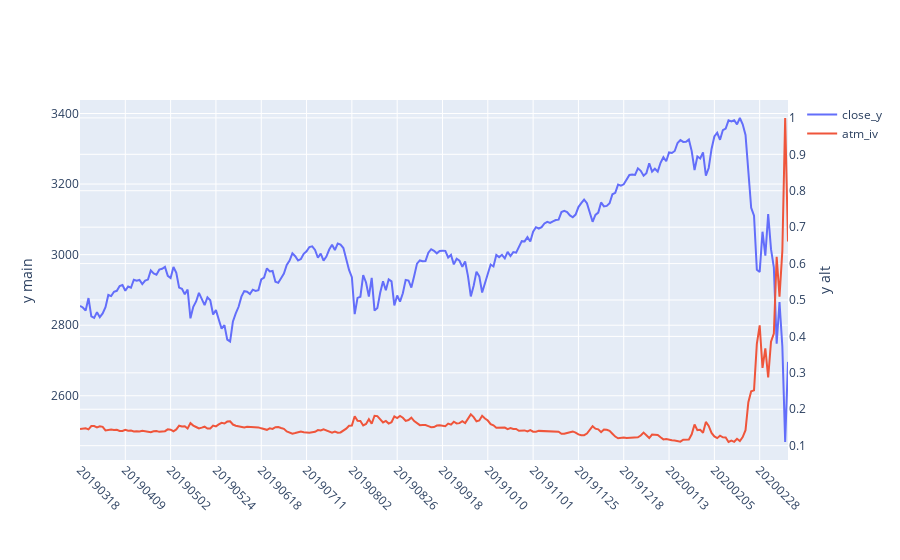
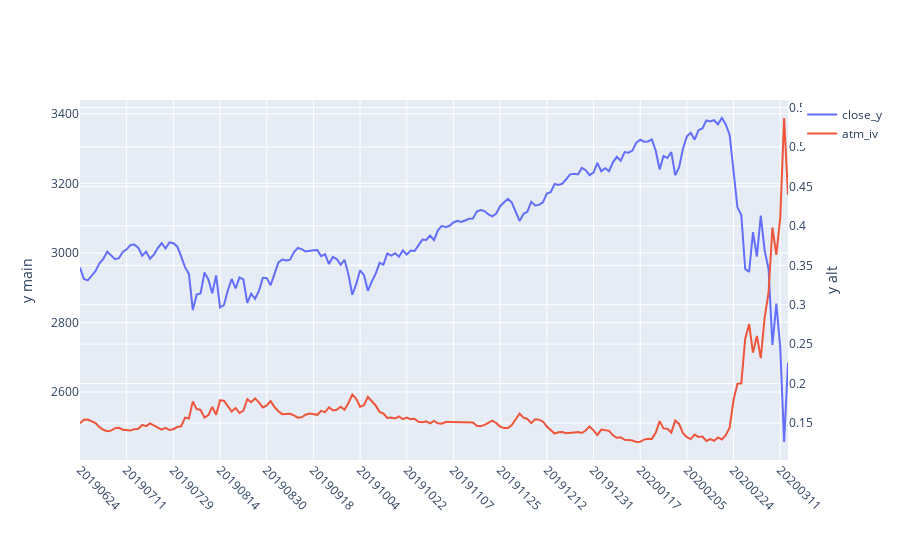
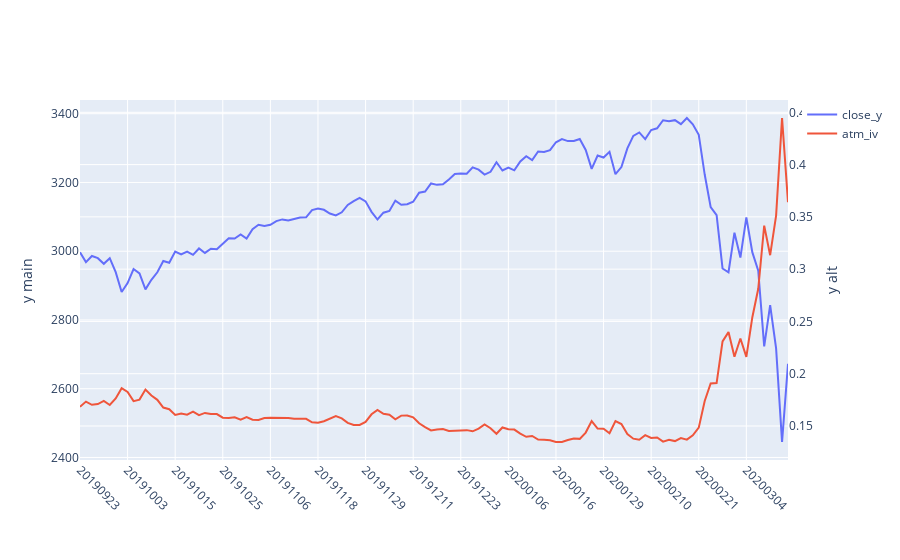
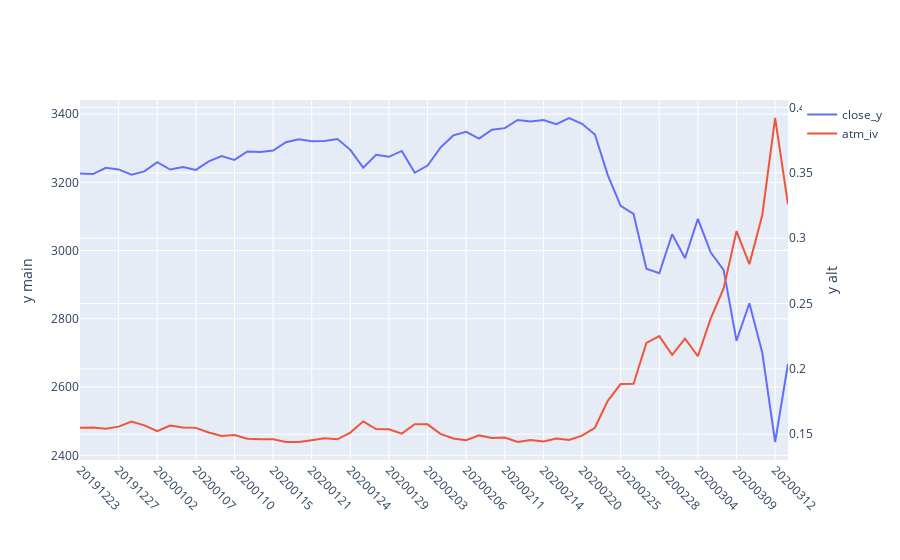

Source (notebook cell) for these figures, in order:
### Code cell
def get_all_implied_info(symbol,contract_num = 2):
    df_implieds = None
    df_even_money = None
    df_vols = None
    ret = {'implieds':df_implieds,'even_money':df_even_money,'vols':df_vols}
    commod = symbol[0:2]
    strike_div = None if commod not in STRIKE_DIVISORS.keys() else STRIKE_DIVISORS[commod]
    df,df_expiry_dates = get_postgres_data(symbol)
    if df is None or len(df)<10:
        print(f'no data for symbol: {symbol}')
        return {'implieds':None,'even_money':None,'vols':None}
    df_implieds = get_implieds(df,df_expiry_dates,symbol,contract_num=contract_num)
    if df_implieds is not None:
        df_ctm_vols = get_closest_to_the_money_vols(df_implieds)
        df_even_money = get_even_moneyness_strikes(df_implieds)
        df_atm_money = df_even_money[df_even_money.moneyness==0]
        df_vols = df_ctm_vols.merge(
            df_atm_money[['settle_date','symbol','atm_iv']],
            on=['settle_date','symbol'],how='inner')
    return {'hist_data':df,'implieds':df_implieds,'even_money':df_even_money,'vols':df_vols}

for sym in [c for c in all_contracts2 if int(c[-2:])>=begin_year]:
    print(f"graphing symbol: {sym}")
    commod = sym[0:2]
    strike_div = None if commod not in STRIKE_DIVISORS.keys() else STRIKE_DIVISORS[commod]
#     df,df_expiry_dates = get_postgres_data(sym)
#     if df is None or len(df)<10:
#         print(f'no data for symbol: {sym}')
#         continue
    
    try:
        d = get_all_implied_info(sym,contract_num=None)
    except Exception as e:
        print(f'Exception getting implied vols for symbol: {sym}')
        print(str(e))
        continue
    df_implieds = d['implieds']
    if df_implieds is None:
        print(f'no implied vols for symbol: {sym}')
        continue
    df_vols = d['vols']
    
    iplot(plotly_plot(
        df_in=df_vols[['settle_date','close_y','atm_iv']],
        x_column='settle_date',yaxis2_cols=['atm_iv'],number_of_ticks_display=15)
         )
